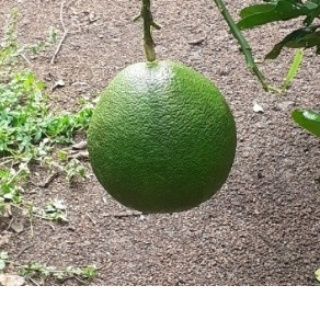
#> input picture ModelNhanDangTraiCay/test/Buoi_00107.bmp, 320 x 320 px
$ python -i Chapter03.py   (imports and definitions only)   (older library calls are emulated)
#> lines starting #> are read from the running program, lines starting #| are printed output that depends on the picture
#> further down, picture is the input picture: shape (320, 320, 3); mean B, G, R 130.1, 151.2, 151.6
import numpy as np
import cv2

L = 256

# [208 lines left out: functions Negative, Logarit, Power, PiecewiseLinear, Histogram, HistEqual and 8 more, not called in this run]

def Gradient(imgin):
    sobel_x = np.array([[-1,-2,-1],[0,0,0],[1,2,1]])
    sobel_y = np.array([[-1,0,1],[-2,0,2],[-1,0,1]])

    # Đạo hàm cấp 1 theo hướng x
    mygx = cv2.filter2D(imgin, cv2.CV_32FC1, sobel_x)
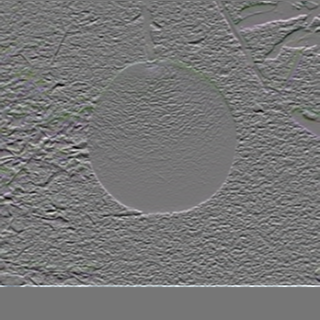
#> mygx: shape (320, 320, 3) float32; mean B, G, R 2.9, 2.5, 2.3; drawn with min black and max white
    # Đạo hàm cấp 1 theo hướng y
    mygy = cv2.filter2D(imgin, cv2.CV_32FC1, sobel_y)
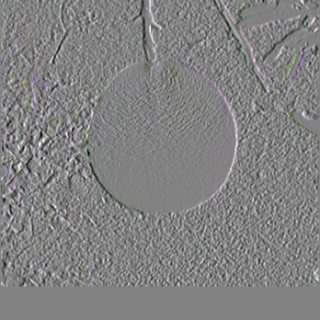
#> mygy: shape (320, 320, 3) float32; mean B, G, R -0.9, -1.4, -1.1; drawn with min black and max white

    # Lưu ý: cv2.Sobel có hướng x nằm ngang
    # ngược lại với sách Digital Image Processing
    gx = cv2.Sobel(imgin,cv2.CV_32FC1, dx = 1, dy = 0)
    gy = cv2.Sobel(imgin,cv2.CV_32FC1, dx = 0, dy = 1)

    imgout = abs(gx) + abs(gy)
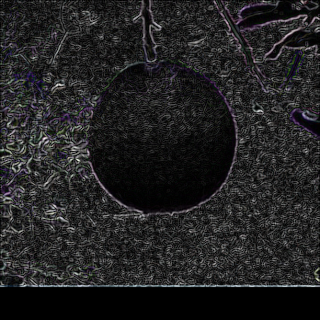
#> imgout: shape (320, 320, 3) float32; mean B, G, R 144.7, 141.7, 142.6; drawn with min black and max white
    imgout = np.clip(imgout, 0, L-1)
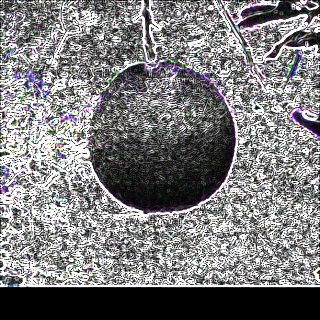
#> imgout: shape (320, 320, 3) float32; mean B, G, R 127.2, 125.4, 126.1
    imgout = imgout.astype(np.uint8)
    return imgout

def onBoxFilter(imgin):
    imgout = cv2.blur(imgin, (21, 21))
    return imgout
def onLowpassGauss(imgin):
    imgout = cv2.GaussianBlur(imgin, (43, 43), 7.0)
    return imgout
def onMedianFilter(imgin):
    imgout = cv2.medianBlur(imgin, 7)
    return imgout

>>> import cv2
>>> picture = cv2.imread('../ModelNhanDangTraiCay/test/Buoi_00107.bmp')
>>> result = Gradient(picture)
